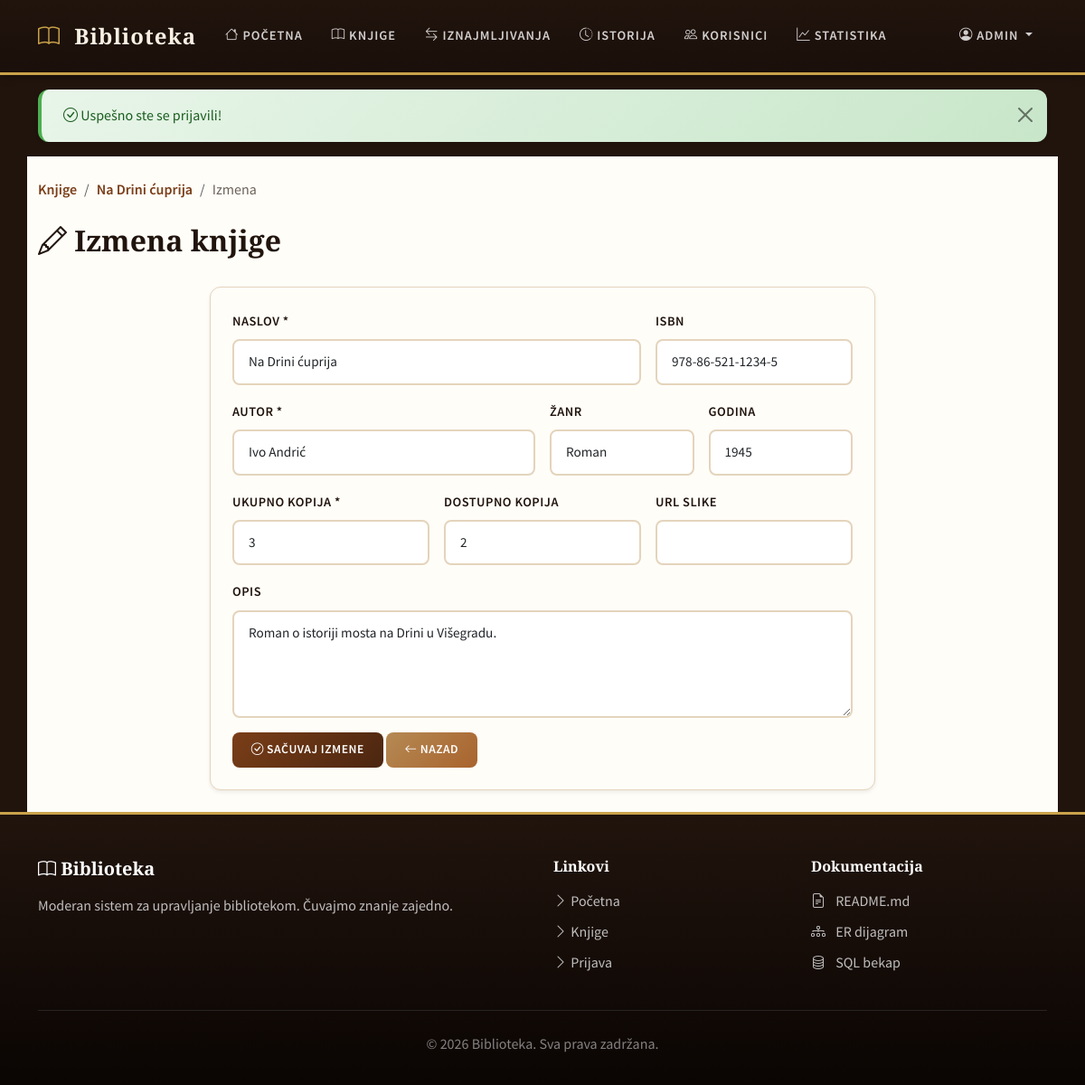
The page /index.php?page=book_edit&id=1 (signed in) on the database its author committed.
### tables this page shows
CREATE TABLE `books` (
    `id` INT UNSIGNED NOT NULL AUTO_INCREMENT,
    `title` VARCHAR(200) NOT NULL,
    `author` VARCHAR(100) NOT NULL,
    `isbn` VARCHAR(20) DEFAULT NULL,
    `genre` VARCHAR(50) DEFAULT NULL,
    `year` INT DEFAULT NULL,
    `available_copies` INT NOT NULL DEFAULT 0,
    `total_copies` INT NOT NULL DEFAULT 1,
    `description` TEXT DEFAULT NULL,
    `cover_image` VARCHAR(255) DEFAULT NULL,
    `created_at` TIMESTAMP NOT NULL DEFAULT CURRENT_TIMESTAMP,
    PRIMARY KEY (`id`),
    UNIQUE KEY `uk_isbn` (`isbn`),
    KEY `idx_author` (`author`),
    KEY `idx_genre` (`genre`),
    KEY `idx_year` (`year`)
);

### controllers/BaseController.php (called while the page is built)
<?php
class BaseController {
    protected $viewBasePath;
    public function __construct($viewBasePath) {
        $this->viewBasePath = rtrim($viewBasePath, '/');
    }
    protected function render($viewPath) {
        require $this->viewBasePath . '/' . ltrim($viewPath, '/');
    }
}

### controllers/BookController.php (called while the page is built, shortened)
<?php
class BookController extends BaseController {
    public function edit() {
        $this->render('books/edit.php');
    }
}

### index.php (called while the page is built, shortened)
<?php
require_once __DIR__ . '/config/database.php';
require_once __DIR__ . '/helpers/functions.php';
require_once __DIR__ . '/models/Book.php';
require_once __DIR__ . '/controllers/BaseController.php';
require_once __DIR__ . '/controllers/BookController.php';
$page = $_GET['page'] ?? 'home';
require_once __DIR__ . '/views/layouts/header.php';
$viewBasePath = __DIR__ . '/views';
$routes = [
    'home' => [new PageController($viewBasePath), 'home'],
    'login' => [new PageController($viewBasePath), 'login'],
    'register' => [new PageController($viewBasePath), 'register'],
    'logout' => [new PageController($viewBasePath), 'logout'],
    'books' => [new BookController($viewBasePath), 'index'],
    'book_show' => [new BookController($viewBasePath), 'show'],
    'book_create' => [new BookController($viewBasePath), 'create'],
    'book_edit' => [new BookController($viewBasePath), 'edit'],
    'book_delete' => [new BookController($viewBasePath), 'delete'],
    'rentals' => [new RentalController($viewBasePath), 'index'],
    'rental_create' => [new RentalController($viewBasePath), 'create'],
    'rental_return' => [new RentalController($viewBasePath), 'returnBook'],
    'rental_history' => [new RentalController($viewBasePath), 'history'],
    'users' => [new UserController($viewBasePath), 'index'],
    'user_profile' => [new UserController($viewBasePath), 'profile'],
    'user_edit' => [new UserController($viewBasePath), 'edit'],
    'user_delete' => [new UserController($viewBasePath), 'delete'],
    'statistics' => [new StatisticsController($viewBasePath), 'index'],
];
$route = $routes[$page] ?? [new PageController($viewBasePath), 'notFound'];
call_user_func($route);
require_once __DIR__ . '/views/layouts/footer.php';
?>

### config/database.php (called while the page is built, shortened)
<?php
class Database {
    private static $instance = null;
    private $connection;
    private function __construct() {
        try {
            $dsn = "mysql:host=" . DB_HOST . ";port=" . DB_PORT . ";dbname=" . DB_NAME . ";charset=utf8mb4";
            $this->connection = new PDO($dsn, DB_USER, DB_PASS, [
                PDO::ATTR_ERRMODE => PDO::ERRMODE_EXCEPTION,
                PDO::ATTR_DEFAULT_FETCH_MODE => PDO::FETCH_ASSOC,
                PDO::ATTR_EMULATE_PREPARES => false
            ]);
        } catch (PDOException $e) {
            error_log('Greška pri konekciji sa bazom: ' . $e->getMessage());
            die('Konekcija sa bazom trenutno nije dostupna. Proverite podešavanja u config/database.php.');
        }
    }
    public static function getInstance() {
        if (self::$instance === null) {
            self::$instance = new self();
        }
        return self::$instance;
    }
    public function getConnection() {
        return $this->connection;
    }
}
function getDB() {
    return Database::getInstance()->getConnection();
}

### models/Book.php (called while the page is built, shortened)
<?php
class Book {
    private $db;
    public function __construct() {
        $this->db = getDB();
    }
    public function getById($id) {
        $stmt = $this->db->prepare("SELECT * FROM books WHERE id = ?");
        $stmt->execute([$id]);
        return $stmt->fetch();
    }
}

### helpers/functions.php (called while the page is built, shortened)
<?php
function e($string) {
    return htmlspecialchars($string, ENT_QUOTES, 'UTF-8');
}

### views/books/edit.php (the view, shortened to what this page needs)
<?php
$bookModel = new Book();
$bookId = intval($_GET['id'] ?? 0);
$book = $bookModel->getById($bookId);
?>
<div class="row mb-4">
    <div class="col-12">
        <nav aria-label="breadcrumb">
            <ol class="breadcrumb">
                <li class="breadcrumb-item"><a href="/index.php?page=books">Knjige</a></li>
                <li class="breadcrumb-item"><a href="/index.php?page=book_show&id=<?= $book['id'] ?>"><?= e($book['title']) ?></a></li>
                <li class="breadcrumb-item active">Izmena</li>
            </ol>
        </nav>
        <h2><i class="bi bi-pencil"></i> Izmena knjige</h2>
    </div>
</div>
<div class="row justify-content-center">
    <div class="col-md-8">
        <div class="card">
            <div class="card-body">
                <form method="POST" action="/index.php?page=book_edit&id=<?= $book['id'] ?>">
                    <div class="row g-3">
                        <div class="col-md-8">
                            <label for="title" class="form-label">Naslov *</label>
                            <input type="text" class="form-control" id="title" name="title"
                                   value="<?= e($_POST['title'] ?? $book['title']) ?>" required>
                        </div>
                        <div class="col-md-4">
                            <label for="isbn" class="form-label">ISBN</label>
                            <input type="text" class="form-control" id="isbn" name="isbn"
                                   value="<?= e($_POST['isbn'] ?? $book['isbn']) ?>">
                        </div>
                        <div class="col-md-6">
                            <label for="author" class="form-label">Autor *</label>
                            <input type="text" class="form-control" id="author" name="author"
                                   value="<?= e($_POST['author'] ?? $book['author']) ?>" required>
                        </div>
                        <div class="col-md-3">
                            <label for="genre" class="form-label">Žanr</label>
                            <input type="text" class="form-control" id="genre" name="genre"
                                   value="<?= e($_POST['genre'] ?? $book['genre']) ?>">
                        </div>
                        <div class="col-md-3">
                            <label for="year" class="form-label">Godina</label>
                            <input type="number" class="form-control" id="year" name="year"
                                   value="<?= e($_POST['year'] ?? $book['year']) ?>" min="1000" max="<?= date('Y') ?>">
                        </div>
                        <div class="col-md-4">
                            <label for="total_copies" class="form-label">Ukupno kopija *</label>
                            <input type="number" class="form-control" id="total_copies" name="total_copies"
                                   value="<?= e($_POST['total_copies'] ?? $book['total_copies']) ?>" min="1" required>
                        </div>
                        <div class="col-md-4">
                            <label for="available_copies" class="form-label">Dostupno kopija</label>
                            <input type="number" class="form-control" id="available_copies" name="available_copies"
                                   value="<?= e($_POST['available_copies'] ?? $book['available_copies']) ?>" min="0">
                        </div>
                        <div class="col-md-4">
                            <label for="cover_image" class="form-label">URL slike</label>
                            <input type="url" class="form-control" id="cover_image" name="cover_image"
                                   value="<?= e($_POST['cover_image'] ?? $book['cover_image']) ?>">
                        </div>
                        <div class="col-12">
                            <label for="description" class="form-label">Opis</label>
                            <textarea class="form-control" id="description" name="description" rows="4"><?= e($_POST['description'] ?? $book['description']) ?></textarea>
                        </div>
                        <div class="col-12">
                            <button type="submit" class="btn btn-primary">
                                <i class="bi bi-check-circle"></i> Sačuvaj izmene
                            </button>
                            <a href="/index.php?page=book_show&id=<?= $book['id'] ?>" class="btn btn-secondary">
                                <i class="bi bi-arrow-left"></i> Nazad
                            </a>
                        </div>
                    </div>
                </form>
            </div>
        </div>
    </div>
</div>

### css/style.css (style rules this page uses)
:root { --primary: #7A3E18; --primary-dark: #4B2610; --primary-light: #A9632D; --secondary: #21140D; --accent: #B58A54; --gold: #C9A24A; --cream: #F7F0E3; --paper: #FFFDF8; --dark: #17110C; --text: #312820; --text-light: #6B6258; --border: #E4D4BC; --success: #2E7D32; --danger: #C62828; --warning: #E65100; --info: #0D47A1; --shadow-sm: 0 2px 4px rgba(0,0,0,0.08); --shadow: 0 4px 12px rgba(0,0,0,0.12); --shadow-lg: 0 8px 24px rgba(0,0,0,0.16); --radius: 8px; --radius-lg: 12px; --transition: all 0.3s ease; }
body { font-family: 'Source Sans Pro', -apple-system, sans-serif; background: var(--secondary); color: var(--text); min-height: 100vh; display: flex; flex-direction: column; line-height: 1.6; margin: 0; padding: 0; -webkit-font-smoothing: antialiased; }
* { box-sizing: border-box; }
h1, h2, h3, h4, h5, h6 { font-family: 'Playfair Display', Georgia, serif; color: var(--secondary); font-weight: 600; }
.card { border: none; border-radius: var(--radius-lg); box-shadow: var(--shadow-sm); transition: var(--transition); overflow: hidden; background: var(--paper); border: 1px solid var(--border); }
.card-body { padding: 1.5rem; }
.btn { font-weight: 600; border-radius: var(--radius); transition: var(--transition); padding: 0.6rem 1.3rem; letter-spacing: 0.5px; text-transform: uppercase; font-size: 0.85rem; }
.btn-primary { background: linear-gradient(135deg, var(--primary) 0%, var(--primary-dark) 100%); border: none; color: white; }
.btn-secondary { background: linear-gradient(135deg, var(--accent) 0%, var(--primary-light) 100%); border: none; color: white; }
.form-control, .form-select { border: 2px solid var(--border); border-radius: var(--radius); padding: 0.75rem 1rem; font-size: 0.95rem; transition: var(--transition); background: white; }
.form-label { font-weight: 600; color: var(--secondary); margin-bottom: 0.5rem; font-size: 0.9rem; text-transform: uppercase; letter-spacing: 0.5px; }
.breadcrumb { background: transparent; padding: 0; margin-bottom: 1.5rem; }
.breadcrumb-item a { color: var(--primary); text-decoration: none; font-weight: 600; }
.breadcrumb-item.active { color: var(--text-light); }
.card, .stat-card { animation: fadeIn 0.4s ease; }
a { color: var(--primary); transition: var(--transition); }

### rows shown on the page
books: title "Na Drini ćuprija", isbn "978-86-521-1234-5", author "Ivo Andrić", genre "Roman", year "1945", total_copies "3", available_copies "2", description "Roman o istoriji mosta na Drini u Višegradu."

### other values the page prints
$_SESSION['username'] "ADMIN"
$success "Uspešno ste se prijavili!"
